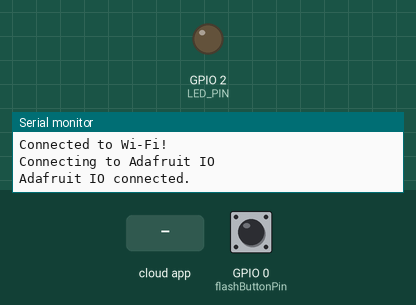
Bench run of a sketch on a simulated ESP32. Shown: output pins drawn as LEDs (lit = HIGH), the last lines printed to the serial monitor. The inputs (shaded band) are chosen by the test bench; at power-on: GPIO 0 (flashButtonPin) HIGH. WiFi joins after 1.5 s; servers stay silent unless stated.

Above: at 2.7 s.
2.8 s: the phone or cloud app sets feed1 to 1
At 3.3 s:
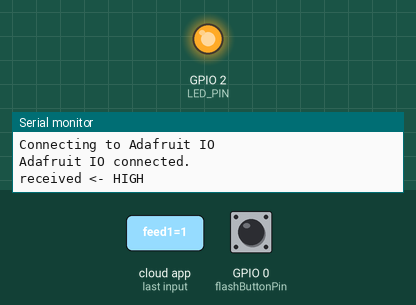
4.3 s: the phone or cloud app sets feed1 to 0
At 5.7 s:
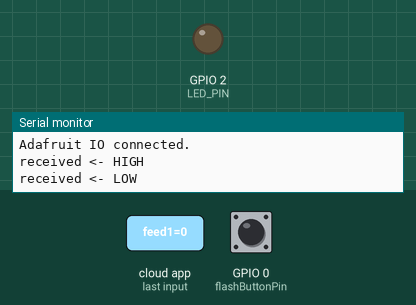
Timing chart, 0 to 7.3 s (numbered marks = the images above; inputs shaded):
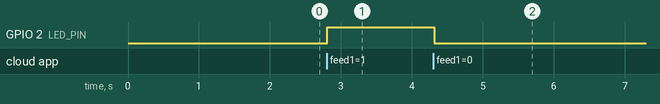

The sketch:

adafruitio_07_digital_out.ino
```cpp
#include "config.h"

#define LED_PIN 2

const int flashButtonPin = 0;

AdafruitIO_Feed *feed1 = io.feed("feed1");

void setup() {

  pinMode(LED_PIN, OUTPUT);
  pinMode(flashButtonPin, INPUT);
  WiFiManager wifiMn;

  // start the serial connection
  Serial.begin(115200);

  // wait for serial monitor to open
  while(! Serial);

 if (!wifiMn.autoConnect("MyESP32AP")) {
    Serial.println("Failed to connect and hit timeout");
    esp_restart();
    delay(1000);
  }
  Serial.println("Connected to Wi-Fi!");

  Serial.print("Connecting to Adafruit IO");
  io.connect();

  feed1->onMessage(handleMessage);

  // wait for a connection
  while(io.status() < AIO_CONNECTED) {
    Serial.print(".");
    delay(500);
  }

  // we are connected
  Serial.println();
  Serial.println(io.statusText());
  feed1->get();
}

void loop() {
  if (digitalRead(flashButtonPin) == LOW) {
    WiFiManager wifiMn;
    wifiMn.resetSettings();
    esp_restart();
    Serial.println("WiFi settings reset");
    delay(1000);
  }
  io.run();
}


void handleMessage(AdafruitIO_Data *data) {

  Serial.print("received <- ");

  if(data->toPinLevel() == HIGH)
    Serial.println("HIGH");
  else
    Serial.println("LOW");

  digitalWrite(LED_PIN, data->toPinLevel());
}
```

config.h
```cpp
#include <WiFiManager.h>

#define IO_USERNAME "tfkiot"
#define IO_KEY "aio_qFfJ93BWjSU5ESsOc2TqKi8CpQeP"


#define WIFI_SSID ""
#define WIFI_PASS ""


#include "AdafruitIO_WiFi.h"

#if defined(USE_AIRLIFT) || defined(ADAFRUIT_METRO_M4_AIRLIFT_LITE) ||         \
    defined(ADAFRUIT_PYPORTAL)
// Configure the pins used for the ESP32 connection
#if !defined(SPIWIFI_SS) // if the wifi definition isnt in the board variant
// Don't change the names of these #define's! they match the variant ones
#define SPIWIFI SPI
#define SPIWIFI_SS 10 // Chip select pin
#define NINA_ACK 9    // a.k.a BUSY or READY pin
#define NINA_RESETN 6 // Reset pin
#define NINA_GPIO0 -1 // Not connected
#endif
AdafruitIO_WiFi io(IO_USERNAME, IO_KEY, WIFI_SSID, WIFI_PASS, SPIWIFI_SS,
                   NINA_ACK, NINA_RESETN, NINA_GPIO0, &SPIWIFI);
#else
AdafruitIO_WiFi io(IO_USERNAME, IO_KEY, WIFI_SSID, WIFI_PASS);
#endif
```

Measured:
- after the input at 2.8 s, GPIO 2 (LED_PIN): LOW → HIGH at once
- after the input at 4.3 s, GPIO 2 (LED_PIN): HIGH → LOW at once
